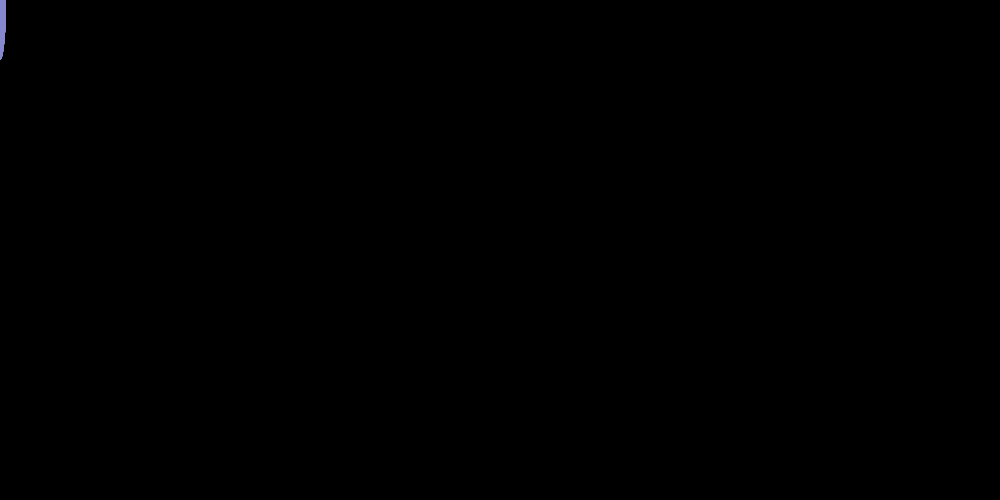
Frame 1 (no input)
Frame 60 (the mouse pressed at the canvas centre just before this capture): identical to frame 1, image omitted
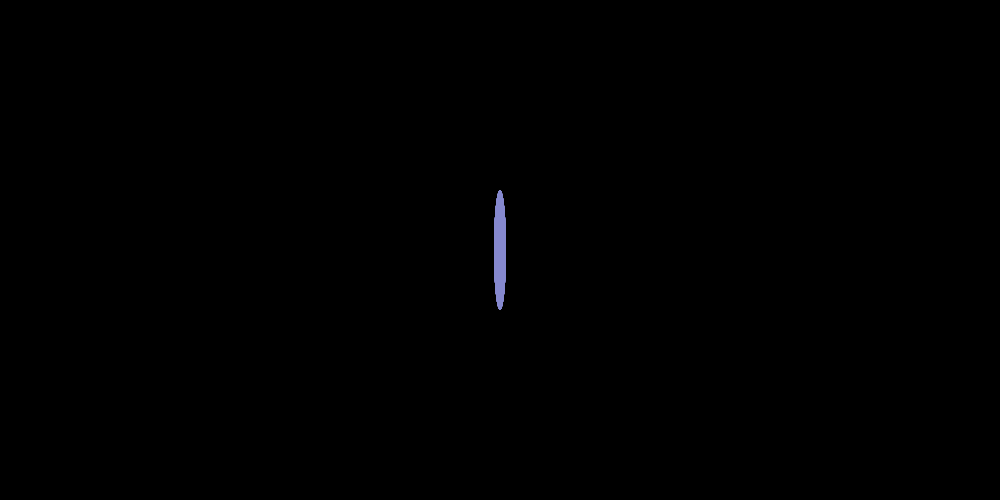
Frame 120 (the mouse held since frame 60 and released just before this capture)

The Processing sketch that drew these frames (run headless with seeded random() and noise(); from frame 60 on, the mouse is pressed at the canvas centre):

// Processing sketch: snake_object
// ── snake_object.pde
Object o;

int num = 25;
int[] x = new int[num];
int[] y = new int[num];

void setup() { 
  size(1000, 500);
  
  o = new Object();
  
  noStroke();
  fill(255, 102);
}

void draw() {
  background(0);
  // Shift the values to the right
  for (int i = num-1; i > 0; i--) {
    x[i] = x[i-1];
    y[i] = y[i-1];
    o.display();
  }

}

// ── object.pde
class Object{
  
  int c;
  
  Object(){
    
    c = color(#8588CE);
  }

void display(){
    // Add the new values to the beginning of the array
  x[0] = mouseX;
  y[0] = mouseY;
  
  for(int i = 0; i < num; i++){
    fill(c);
    ellipse(x[i], y[i], i/2, i*5);
    
  }
  
}
}
